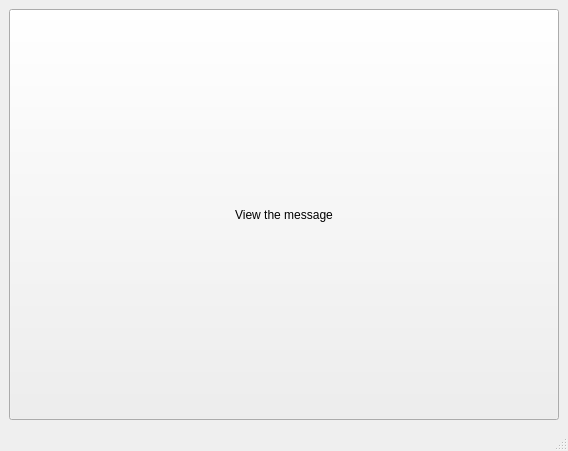
<?xml version="1.0" encoding="UTF-8"?>
<ui version="4.0">
 <class>MainWindow</class>
 <widget class="QMainWindow" name="MainWindow">
  <property name="geometry">
   <rect>
    <x>0</x>
    <y>0</y>
    <width>568</width>
    <height>451</height>
   </rect>
  </property>
  <property name="windowTitle">
   <string>MainWindow</string>
  </property>
  <widget class="QWidget" name="centralwidget">
   <layout class="QVBoxLayout" name="verticalLayout">
    <item>
     <widget class="QPushButton" name="MessageButton">
      <property name="sizePolicy">
       <sizepolicy hsizetype="Minimum" vsizetype="Expanding">
        <horstretch>0</horstretch>
        <verstretch>0</verstretch>
       </sizepolicy>
      </property>
      <property name="text">
       <string>View the message</string>
      </property>
     </widget>
    </item>
   </layout>
  </widget>
  <widget class="QMenuBar" name="menubar">
   <property name="geometry">
    <rect>
     <x>0</x>
     <y>0</y>
     <width>568</width>
     <height>21</height>
    </rect>
   </property>
  </widget>
  <widget class="QStatusBar" name="statusbar"/>
 </widget>
 <resources/>
 <connections/>
</ui>
